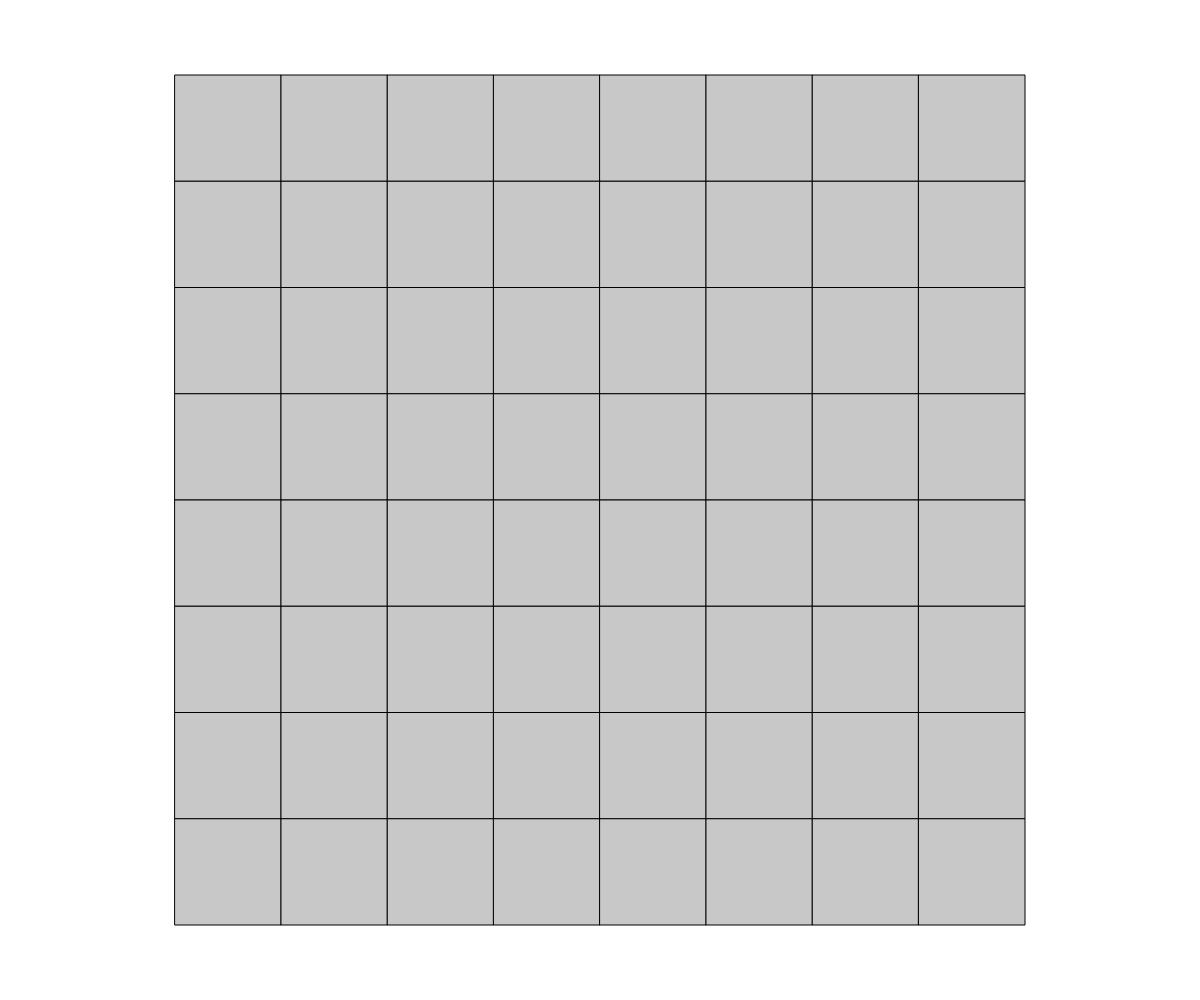
Frame 1 (no input)
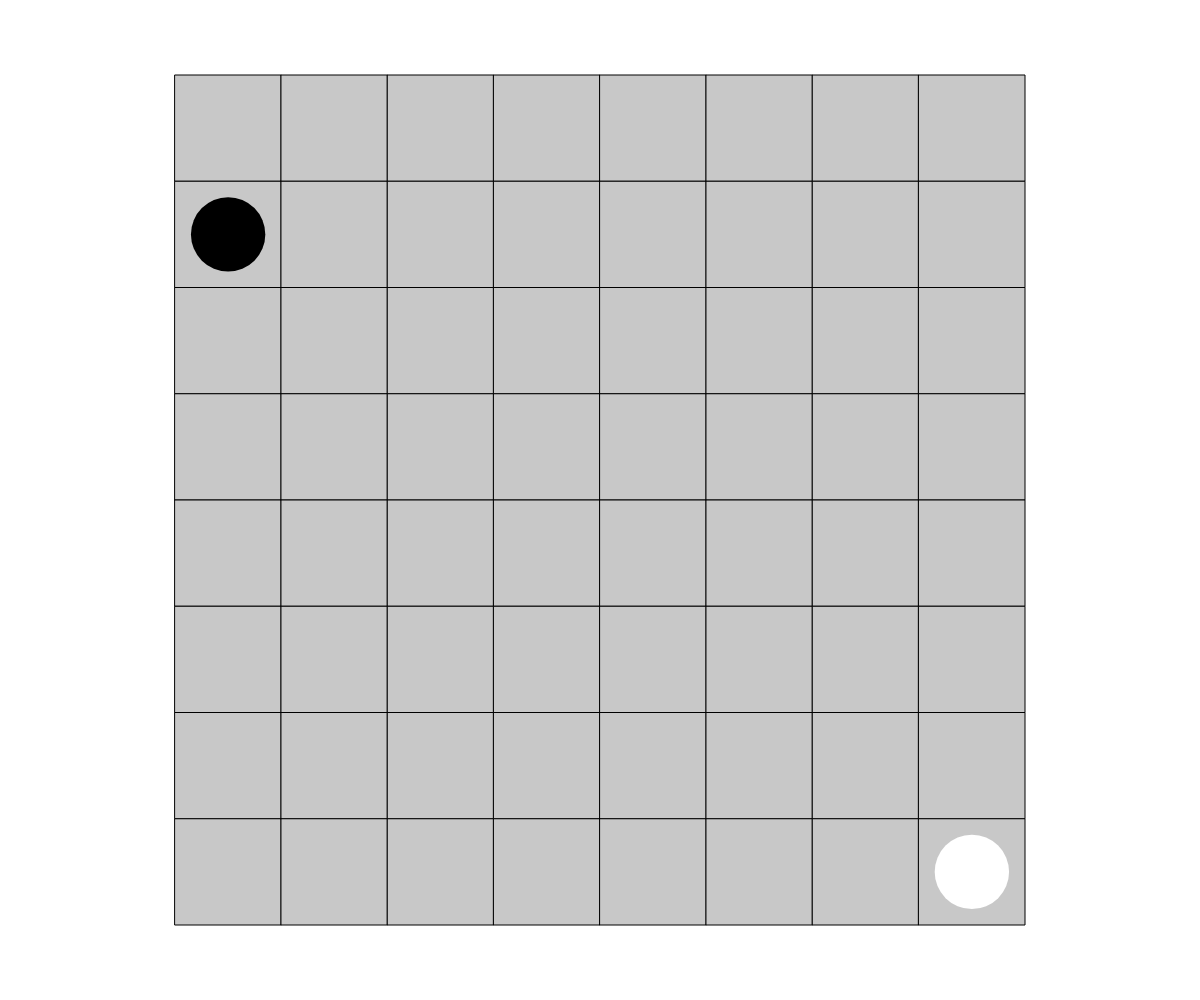
Frame 60 (no input)
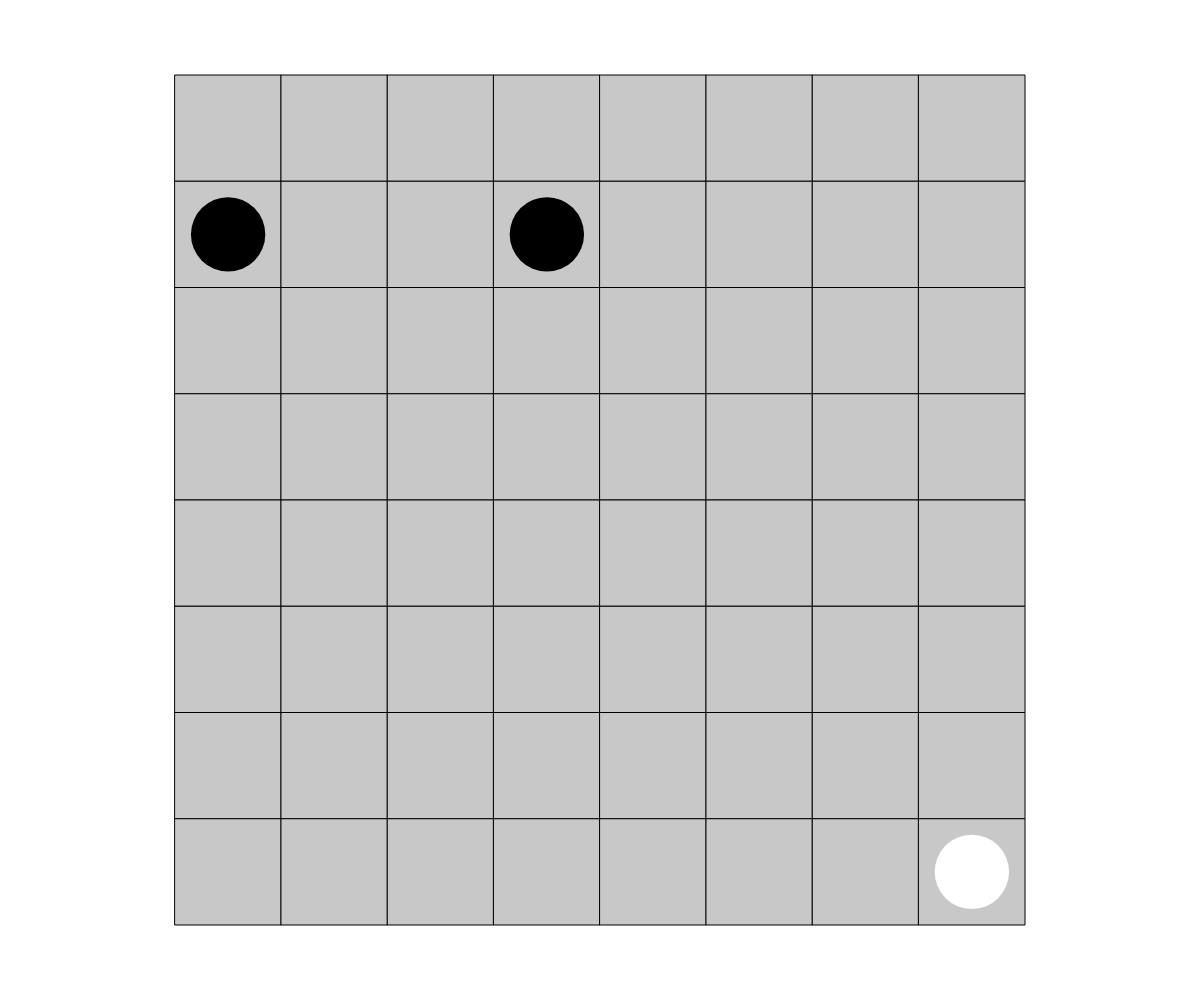
Frame 120 (the mouse pressed at the canvas centre since frame 60)

The p5.js sketch that drew these frames (run headless with seeded random() and noise() and a simulated clock; from frame 60 on, the mouse is pressed at the canvas centre):

// p5.js sketch
// ── sketch.js
// 最終課題を制作しよう

let squareSize, startX, startY;
let pieces = [];

function setup() {
  createCanvas(windowWidth, windowHeight);
  calculateBoardParameters();
  setInterval(randomizePiece, 1000);
}

function draw() {
  background(255);
  drawBoard();
  drawPieces();
}

function drawBoard() {
  for (let i = 0; i < 8; i++) {
    for (let j = 0; j < 8; j++) {
      fill(200);
      stroke(0);
      rect(
        startX + i * squareSize,
        startY + j * squareSize,
        squareSize,
        squareSize
      );
    }
  }
}

function drawPieces() {
  for (let piece of pieces) {
    fill(piece.color);
    noStroke();
    ellipse(
      startX + piece.x * squareSize + squareSize / 2,
      startY + piece.y * squareSize + squareSize / 2,
      squareSize * 0.7
    );
  }
}

function randomizePiece() {
  let x = Math.floor(Math.random() * 8);
  let y = Math.floor(Math.random() * 8);
  let color = Math.random() < 0.5 ? 255 : 0;
  pieces.push({ x, y, color }); // 配置された駒をリストに追加
}

function calculateBoardParameters() {
  let gridSize = windowHeight * 0.85;
  squareSize = gridSize / 8;
  startX = (windowWidth - gridSize) / 2;
  startY = (windowHeight - gridSize) / 2;
}

function windowResized() {
  resizeCanvas(windowWidth, windowHeight);
  calculateBoardParameters();
}
